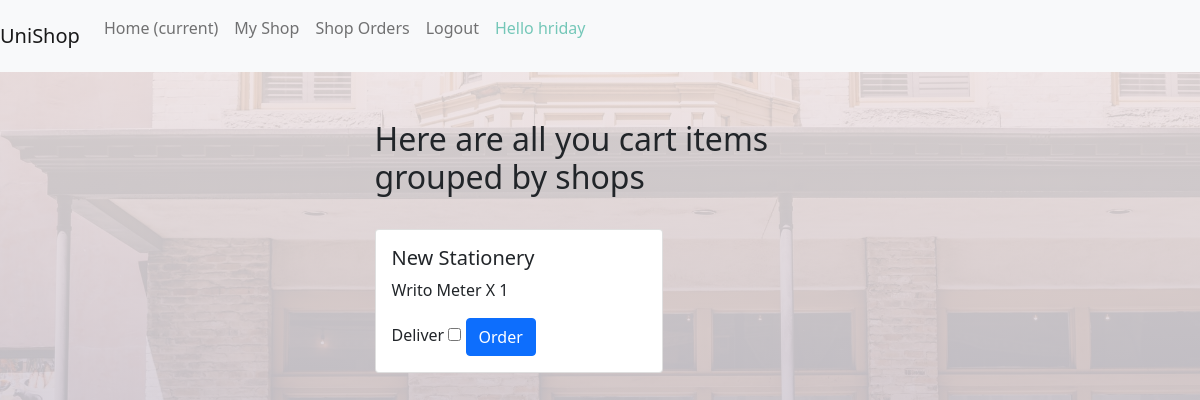
The app's page /cart/ (signed in) with its own data.
### unishop/models.py (models this page shows, shortened)
class Shop(models.Model):
    name = models.CharField(max_length=100)
    location = models.CharField(max_length=100)
    pincode = models.PositiveIntegerField()
    owner = models.OneToOneField(User,on_delete=models.CASCADE,related_name="shop")
    image_name = models.CharField(max_length=200)
    class Meta:
        db_table = "Shop"

class CartItem(models.Model):
    product = models.ForeignKey('Product',on_delete = models.CASCADE)
    user = models.ForeignKey(User,on_delete=models.CASCADE)
    quantity = models.PositiveIntegerField()
    class Meta:
        db_table = "CartItem"

class Product(models.Model):
    brand = models.CharField(max_length=50)
    name = models.CharField(max_length=50)
    price = models.PositiveIntegerField()
    quantity = models.PositiveIntegerField()
    image_name = models.CharField(max_length=100)
    shop = models.ForeignKey('Shop',on_delete=models.CASCADE)
    class Meta:
        db_table = "Product"

### unishop/views.py (the view)
# urls.py: path('cart/',views.cart,name = "cart"),
@login_required
def cart(request):
    cart_items = request.user.cartitem_set.all()
    cart_all = cart_items
    cart_grouped = []
    shop_ids = set([item.product.shop.id for item in cart_items])
    for shop_id in shop_ids:
        shop = Shop.objects.get(id = shop_id)
        items = []
        for cart_item in cart_all:
            if cart_item.product.shop.id == shop_id:
                items.append(cart_item)
        total = sum (item.product.price for item in items)
        cart_grouped.append({"shop" : shop,"items" : items , "total" : total})
    return render(request,'unishop/cart.html',{
        "cart_items" : cart_grouped
    })

### unishop/templates/unishop/cart.html (shortened to what this page needs)
{% extends 'unishop/base.html' %}
{% block bodyblock %}
<div class = "container">
    <div class = "row align-items-center justify-content-center">
    {% if not cart_items %}
    <div class = "col-sm-10 col-md-6 col-lg-5 mt-5">
        <h2> No items in your cart </h2>
    </div>
    {% else %}
    <br>
    <div class = "col-sm-10 col-md-6 col-lg-5 mt-5">
        <h2> Here are all you cart items grouped by shops</h2>
    </div>
</div>
    <br>
    <div class = "row align-items-center justify-content-center">
    <div class = "col-sm-10 col-md-6 col-lg-5">
            {% for cart_item in cart_items  %}
                    <div class="card" style="width: 18rem;">
                        <div class="card-body">
                          <h5 class="card-title">{{ cart_item.shop.name }}</h5>
                          {% for item  in cart_item.items %}
                    <p class = "card-text">{{item.product.name}}  X {{item.quantity}} </p>
                    {% endfor %}
                          <form method = "POST" action="/order/">
                            <label for="deliver">Deliver</label>
                            <input  name = "deliver" id = "deliver" type="checkbox">
                            <button class = "btn btn-primary" type = "submit" >Order</button>
                        </form>
                        </div>
                      </div>
            {% endfor %}
    </div>
    {% endif %}
</div>
</div>
{% endblock bodyblock %}

### unishop/templates/unishop/base.html (shortened to what this page needs)
<!DOCTYPE html>
{% load static %}
<html lang="en">
<head>
    <link rel="stylesheet" href= "{% static 'unishop/css/bootstrap.min.css' %}" >
    <link rel="stylesheet" href= "{% static 'unishop/css/index.css' %}" >
</head>
<body>
<nav class="navbar navbar-expand-lg navbar-light bg-light">
  <a class="navbar-brand" href="#">UniShop</a>
  <div class="collapse navbar-collapse" id="navbarNav">
    <ul class="navbar-nav">
      <li class="nav-item active">
        <a class="nav-link" href="/">Home <span class="sr-only">(current)</span></a>
      </li>
      {% if user.is_authenticated %}
          {% if  user.profile.is_owner %}
          <li class="nav-item">
            <a class="nav-link" href="/myshop">My Shop</a>
          </li>
          <li class="nav-item">
            <a class="nav-link" href="/shoporders">Shop Orders</a>
          </li>
          {% endif %}
          <li class="nav-item">
            <a class="nav-link" href="/logout">Logout</a>
          </li>
      {% endif %}
      {% if user.is_authenticated %}
      <li class="nav-item">
        <p class = "nav-link red-color" style = "color:#74c7b8"> Hello {{user.username}} </p>
      </li>
      {% endif %}
    </ul>
  </div>
</nav>
    {% block bodyblock %}
    {% endblock bodyblock %}
</body>
</html>

### unishop/static/unishop/css/index.css (style rules this page uses)
body { background-image:linear-gradient(rgba(243, 232, 232, 0.877),rgba(187, 187, 204, 0.884)),url('/static/unishop/images/bg.jpg'); background-position: center; background-attachment: fixed; background-size: cover; height:90vh; }

### records on screen
Shop: shop.name "New Stationery"
CartItem: product.name "Writo Meter", quantity "1"

### other values on screen
{{ user.username }} "hriday"
